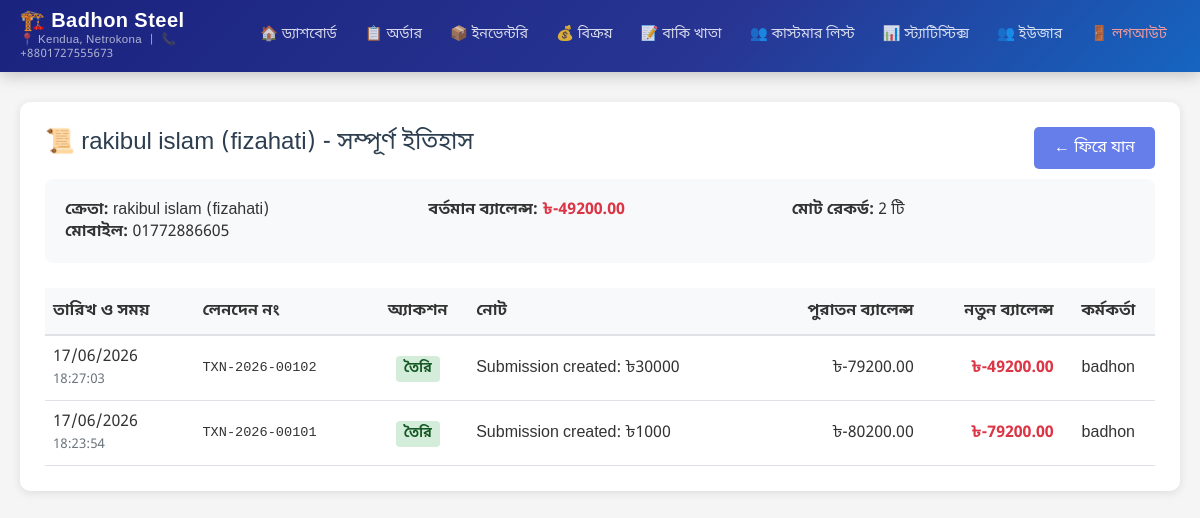
Page /admin-panel/transactions/customers/78/history/ (signed in) on the committed database.
### transactions/models.py (models this page shows, shortened)
class Customer(models.Model):
    name = models.CharField(max_length=200, verbose_name='Customer Name')
    mobile_number = models.CharField(max_length=20, unique=True, verbose_name='Mobile Number')
    address = models.TextField(verbose_name='Address', blank=True)
    current_balance = models.DecimalField(max_digits=10, decimal_places=2, verbose_name='Current Balance', default=0)
    created_at = models.DateTimeField(auto_now_add=True, verbose_name='Created At')
    updated_at = models.DateTimeField(auto_now=True, verbose_name='Updated At')
    is_deleted = models.BooleanField(default=False, verbose_name='Is Deleted')
    deleted_at = models.DateTimeField(null=True, blank=True, verbose_name='Deleted At')
    class Meta:
        verbose_name = 'Customer'
        verbose_name_plural = 'Customers'
        ordering = ['-created_at']

class TransactionHistory(models.Model):
    ACTION_CHOICES = [
        ('created', 'Created'),
        ('edited', 'Edited'),
        ('reversed', 'Reversed'),
        ('deleted', 'Deleted'),
    ]
    transaction = models.ForeignKey(Transaction, on_delete=models.CASCADE, related_name='history', verbose_name='Transaction')
    action = models.CharField(max_length=20, choices=ACTION_CHOICES, verbose_name='Action')
    old_amount = models.DecimalField(max_digits=10, decimal_places=2, null=True, blank=True, verbose_name='Old Amount')
    new_amount = models.DecimalField(max_digits=10, decimal_places=2, null=True, blank=True, verbose_name='New Amount')
    old_balance = models.DecimalField(max_digits=10, decimal_places=2, null=True, blank=True, verbose_name='Old Balance')
    new_balance = models.DecimalField(max_digits=10, decimal_places=2, null=True, blank=True, verbose_name='New Balance')
    notes = models.TextField(verbose_name='Notes', blank=True)
    performed_by = models.ForeignKey('auth.User', on_delete=models.SET_NULL, null=True, blank=True, verbose_name='Performed By')
    created_at = models.DateTimeField(auto_now_add=True, verbose_name='Created At')
    class Meta:
        verbose_name = 'Transaction History'
        verbose_name_plural = 'Transaction Histories'
        ordering = ['-created_at']

class Transaction(models.Model):
    TRANSACTION_TYPE_CHOICES = [
        ('submission', 'Submission (Deposit)'),
        ('purchase', 'Purchase'),
        ('withdrawal', 'Withdrawal'),
        ('adjustment', 'Adjustment'),
        ('reversal', 'Reversal'),
    ]
    STATUS_CHOICES = [
        ('pending', 'চলমান'),
        ('ready', 'প্রস্তুত'),
        ('completed', 'সম্পন্ন'),
        ('cancelled', 'বাতিল'),
    ]
    DELIVERY_STATUS_CHOICES = [
        ('not_delivered', 'ডেলিভারি হয়নি'),
        ('delivered', 'ডেলিভারি সম্পন্ন'),
    ]
    is_edited = models.BooleanField(default=False, verbose_name='Is Edited')
    original_transaction = models.ForeignKey('self', on_delete=models.SET_NULL, null=True, blank=True,
                                             related_name='edited_versions', verbose_name='Original Transaction')
    transaction_number = models.CharField(max_length=50, unique=True, verbose_name='Transaction Number', editable=False)
    customer = models.ForeignKey('Customer', on_delete=models.PROTECT, related_name='transactions', verbose_name='Customer')
    transaction_type = models.CharField(max_length=20, choices=TRANSACTION_TYPE_CHOICES, verbose_name='Transaction Type')
    amount = models.DecimalField(max_digits=10, decimal_places=2, verbose_name='Amount')
    balance_before = models.DecimalField(max_digits=10, decimal_places=2, verbose_name='Balance Before', default=0)
    balance_after = models.DecimalField(max_digits=10, decimal_places=2, verbose_name='Balance After', default=0)
    cash_paid = models.DecimalField(max_digits=10, decimal_places=2, verbose_name='Cash Paid', default=0)
    due_amount = models.DecimalField(max_digits=10, decimal_places=2, verbose_name='Due Amount', default=0)
    item_name = models.CharField(max_length=200, verbose_name='Item Name', blank=True)
    item_description = models.TextField(verbose_name='Item Description', blank=True)
    item_quantity = models.DecimalField(max_digits=10, decimal_places=2, verbose_name='Quantity', null=True, blank=True)
    item_unit_price = models.DecimalField(max_digits=10, decimal_places=2, verbose_name='Unit Price', null=True, blank=True)
    inventory_product = models.ForeignKey('shop.InventoryProduct', on_delete=models.SET_NULL, null=True, blank=True,
                                          verbose_name='Inventory Product')
    item_discount_percentage = models.DecimalField(max_digits=5, decimal_places=2, default=0, verbose_name='Item Discount (%)')
    item_discount_amount = models.DecimalField(max_digits=10, decimal_places=2, default=0, verbose_name='Item Discount Amount')
    total_discount_percentage = models.DecimalField(max_digits=5, decimal_places=2, default=0, verbose_name='Total Discount (%)')
    total_discount_amount = models.DecimalField(max_digits=10, decimal_places=2, default=0, verbose_name='Total Discount Amount')
    gross_amount = models.DecimalField(max_digits=10, decimal_places=2, default=0, verbose_name='Gross Amount')
    status = models.CharField(max_length=20, choices=STATUS_CHOICES, default='pending', verbose_name='Order Status')
    delivery_status = models.CharField(max_length=20, choices=DELIVERY_STATUS_CHOICES, default='not_delivered', verbose_name='Delivery Status')
    notes = models.TextField(verbose_name='Notes', blank=True)
    order_date = models.DateField(default=timezone.now, verbose_name='Order Date')
    delivery_date = models.DateField(null=True, blank=True, verbose_name='Delivery Date')
    payment_date = models.DateField(null=True, blank=True, verbose_name='Payment Due Date')
    reverses_transaction = models.ForeignKey('self', on_delete=models.SET_NULL, null=True, blank=True,
                                             related_name='reversed_by_transactions', verbose_name='Reversed Transaction')
    is_reversed = models.BooleanField(default=False, verbose_name='Is Reversed')
    created_by = models.ForeignKey('auth.User', on_delete=models.SET_NULL, null=True, blank=True, verbose_name='Created By')
    created_at = models.DateTimeField(auto_now_add=True, verbose_name='Created At')
    updated_at = models.DateTimeField(auto_now=True, verbose_name='Updated At')
    is_deleted = models.BooleanField(default=False, verbose_name='Is Deleted')
    deleted_at = models.DateTimeField(null=True, blank=True, verbose_name='Deleted At')
    class Meta:
        verbose_name = 'Transaction'
        verbose_name_plural = 'Transactions'
        ordering = ['-created_at']
        indexes = [
            models.Index(fields=['customer', '-created_at']),
            models.Index(fields=['transaction_type', 'status']),
            models.Index(fields=['transaction_number']),
        ]

### transactions/views.py (the view)
# urls.py: path('customers/<int:customer_pk>/history/', views.customer_history, name='customer_history'),
@login_required
def customer_history(request, customer_pk):
    customer = get_object_or_404(Customer, pk=customer_pk)
    history_records = TransactionHistory.objects.filter(
        transaction__customer=customer
    ).select_related('transaction', 'performed_by').order_by('-created_at')
    paginator = Paginator(history_records, 50)
    page_number = request.GET.get('page')
    page_obj = paginator.get_page(page_number)
    context = {
        'customer': customer,
        'page_obj': page_obj,
        'history_records': page_obj.object_list,
        'total_records': history_records.count(),
    }
    return render(request, 'transactions/customer_history.html', context)

### transactions/templates/transactions/customer_history.html (shortened to what this page needs)
{% extends 'admin_panel/base.html' %}
{% load static %}
{% block content %}
<div class="card">
    <div class="card-title">
        📜 {{ customer.name }} - সম্পূর্ণ ইতিহাস
        <div style="float: right;">
            <a href="{% url 'transactions:customer_detail' customer.pk %}" class="btn btn-secondary">← ফিরে যান</a>
        </div>
    </div>
    <div style="background: #f8f9fa; padding: 20px; border-radius: 8px; margin-bottom: 25px;">
        <div style="display: grid; grid-template-columns: repeat(auto-fit, minmax(200px, 1fr)); gap: 20px;">
            <div>
                <strong>ক্রেতা:</strong> {{ customer.name }}<br>
                <strong>মোবাইল:</strong> {{ customer.mobile_number }}
            </div>
            <div>
                <strong>বর্তমান ব্যালেন্স:</strong>
                {% if customer.current_balance >= 0 %}
                <span style="color: #28a745; font-weight: 700;">৳{{ customer.current_balance|floatformat:2 }}</span>
                {% else %}
                <span style="color: #dc3545; font-weight: 700;">৳-{{ customer.current_balance|floatformat:2|slice:"1:" }}</span>
                {% endif %}
            </div>
            <div>
                <strong>মোট রেকর্ড:</strong> {{ total_records }} টি
            </div>
        </div>
    </div>
    {% if history_records %}
    <div style="overflow-x: auto;">
        <table style="width: 100%; border-collapse: collapse;">
            <thead>
                <tr style="background-color: #f8f9fa; border-bottom: 2px solid #dee2e6;">
                    <th style="padding: 12px 8px; text-align: left; font-weight: 600;">তারিখ ও সময়</th>
                    <th style="padding: 12px 8px; text-align: left; font-weight: 600;">লেনদেন নং</th>
                    <th style="padding: 12px 8px; text-align: center; font-weight: 600;">অ্যাকশন</th>
                    <th style="padding: 12px 8px; text-align: left; font-weight: 600;">নোট</th>
                    <th style="padding: 12px 8px; text-align: right; font-weight: 600;">পুরাতন ব্যালেন্স</th>
                    <th style="padding: 12px 8px; text-align: right; font-weight: 600;">নতুন ব্যালেন্স</th>
                    <th style="padding: 12px 8px; text-align: center; font-weight: 600;">কর্মকর্তা</th>
                </tr>
            </thead>
            <tbody>
                {% for record in history_records %}
                <tr style="border-bottom: 1px solid #dee2e6;">
                    <td style="padding: 10px 8px;">
                        {{ record.created_at|date:"d/m/Y" }}<br>
                        <small style="color: #6c757d;">{{ record.created_at|date:"H:i:s" }}</small>
                    </td>
                    <td style="padding: 10px 8px; font-family: monospace; font-size: 0.85rem;">
                        {% if record.transaction %}
                            {{ record.transaction.transaction_number }}
                        {% else %}
                            <span style="color: #6c757d;">(ক্রেতা এডিট)</span>
                        {% endif %}
                    </td>
                    <td style="padding: 10px 8px; text-align: center;">
                        {% if record.action == 'created' %}
                        <span style="padding: 4px 8px; border-radius: 4px; background: #d4edda; color: #155724; font-weight: 600; font-size: 0.85rem;">তৈরি</span>
                        {% elif record.action == 'edited' %}
                        <span style="padding: 4px 8px; border-radius: 4px; background: #cce5ff; color: #004085; font-weight: 600; font-size: 0.85rem;">সম্পাদনা</span>
                        {% elif record.action == 'reversed' %}
                        <span style="padding: 4px 8px; border-radius: 4px; background: #f8d7da; color: #721c24; font-weight: 600; font-size: 0.85rem;">বাতিল</span>
                        {% elif record.action == 'deleted' %}
                        <span style="padding: 4px 8px; border-radius: 4px; background: #e2e3e5; color: #383d41; font-weight: 600; font-size: 0.85rem;">মুছে ফেলা</span>
                        {% else %}
                        <span style="padding: 4px 8px; border-radius: 4px; background: #e2e3e5; color: #383d41; font-weight: 600; font-size: 0.85rem;">{{ record.get_action_display }}</span>
                        {% endif %}
                    </td>
                    <td style="padding: 10px 8px; max-width: 300px;">
                        {{ record.notes|truncatewords:15 }}
                    </td>
                    <td style="padding: 10px 8px; text-align: right;">
                        {% if record.old_balance is not None %}
                            ৳{{ record.old_balance|floatformat:2 }}
                        {% else %}
                            <span style="color: #6c757d;">-</span>
                        {% endif %}
                    </td>
                    <td style="padding: 10px 8px; text-align: right; font-weight: 700;">
                        {% if record.new_balance is not None %}
                            {% if record.new_balance >= 0 %}
                            <span style="color: #28a745;">৳{{ record.new_balance|floatformat:2 }}</span>
                            {% else %}
                            <span style="color: #dc3545;">৳-{{ record.new_balance|floatformat:2|slice:"1:" }}</span>
                            {% endif %}
                        {% else %}
                            <span style="color: #6c757d;">-</span>
                        {% endif %}
                    </td>
                    <td style="padding: 10px 8px; text-align: center;">
                        {% if record.performed_by %}
                            {{ record.performed_by.get_full_name|default:record.performed_by.username }}
                        {% else %}
                            <span style="color: #6c757d;">সিস্টেম</span>
                        {% endif %}
                    </td>
                </tr>
                {% endfor %}
            </tbody>
        </table>
    </div>
    {% else %}
    <div style="text-align: center; padding: 40px; color: #666; background: #f8f9fa; border-radius: 8px;">
        <div style="font-size: 3rem; margin-bottom: 10px;">📜</div>
        <h3>কোনো ইতিহাস নেই</h3>
        <p>এই ক্রেতার কোনো লেনদেন ইতিহাস পাওয়া যায়নি!</p>
    </div>
    {% endif %}
</div>
{% endblock %}

### rows in the picture
Customer: name "rakibul islam (fizahati)", mobile_number "01772886605", current_balance "49200.00"
TransactionHistory: created_at "17/06/2026", created_at "18:27:03", transaction.transaction_number "TXN-2026-00102", action "তৈরি", notes "Submission created: ৳30000", old_balance "-79200.00", new_balance "49200.00", performed_by.get_full_name "badhon"
TransactionHistory: created_at "17/06/2026", created_at "18:23:54", transaction.transaction_number "TXN-2026-00101", action "তৈরি", notes "Submission created: ৳1000", old_balance "-80200.00", new_balance "79200.00", performed_by.get_full_name "badhon"

### other values in the picture
{{ total_records }} "2"
